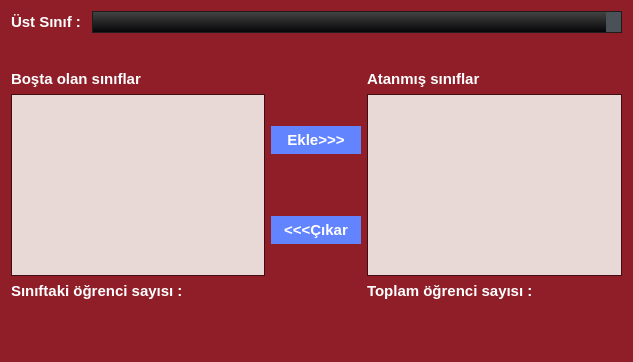
<?xml version="1.0" encoding="UTF-8"?>
<ui version="4.0">
 <class>Form</class>
 <widget class="QWidget" name="Form">
  <property name="geometry">
   <rect>
    <x>0</x>
    <y>0</y>
    <width>633</width>
    <height>362</height>
   </rect>
  </property>
  <property name="font">
   <font>
    <pointsize>11</pointsize>
    <weight>75</weight>
    <bold>true</bold>
   </font>
  </property>
  <property name="windowTitle">
   <string>Form</string>
  </property>
  <property name="styleSheet">
   <string notr="true">/*Copyright (c) DevSec Studio. All rights reserved.

MIT License

Permission is hereby granted, free of charge, to any person obtaining a copy
of this software and associated documentation files (the &quot;Software&quot;), to deal
in the Software without restriction, including without limitation the rights
to use, copy, modify, merge, publish, distribute, sublicense, and/or sell
copies of the Software, and to permit persons to whom the Software is
furnished to do so, subject to the following conditions:

The above copyright notice and this permission notice shall be included in all
copies or substantial portions of the Software.

THE SOFTWARE IS PROVIDED *AS IS*, WITHOUT WARRANTY OF ANY KIND, EXPRESS OR
IMPLIED, INCLUDING BUT NOT LIMITED TO THE WARRANTIES OF MERCHANTABILITY,
FITNESS FOR A PARTICULAR PURPOSE AND NONINFRINGEMENT. IN NO EVENT SHALL THE
AUTHORS OR COPYRIGHT HOLDERS BE LIABLE FOR ANY CLAIM, DAMAGES OR OTHER
LIABILITY, WHETHER IN AN ACTION OF CONTRACT, TORT OR OTHERWISE, ARISING FROM,
OUT OF OR IN CONNECTION WITH THE SOFTWARE OR THE USE OR OTHER DEALINGS IN THE SOFTWARE.
*/

/*-----QWidget-----*/
QWidget
{
	background-color: #8f1e28;
	color: #fff;
	selection-background-color: #aa7e82;
	selection-color: #000;

}


/*-----QLabel-----*/
QLabel
{
	background-color: transparent;
	color: #fff;

}


/*-----QMenuBar-----*/
QMenuBar 
{
	background-color: qlineargradient(spread:repeat, x1:1, y1:0, x2:1, y2:1, stop:0 rgba(70, 70, 70, 255),stop:1 rgba(3, 2, 5, 255));
	color: #fff;

}


QMenuBar::item 
{
	background-color: transparent;
	border-left: 1px solid gray;
	padding: 5px;
	padding-left: 15px;
	padding-right: 15px;

}


QMenuBar::item:selected 
{
	background-color: #af272e;
	border: 1px solid #8f1e28;
	color: #fff;

}


QMenuBar::item:pressed 
{
	background-color: #6e181c;
	border: 1px solid #6e181c;
	color: #fff;

}


/*-----QMenu-----*/
QMenu
{
    background-color: #e8d9d7;
    border: 1px solid #4a5157;
	color: #000;

}


QMenu::item
{
    background-color: transparent;
    padding: 2px 20px 2px 20px;
	min-width: 100px;

}


QMenu::separator
{
   	background-color: #6e181c;
	height: 1px;

}


QMenu::item:disabled
{
    color: #555;
    background-color: transparent;
    padding: 2px 20px 2px 20px;

}


QMenu::item:selected
{
	background-color: #ab7f83;
	border: 1px solid #ab7f83;
	color: #fff;

}


/*-----QPushButton-----*/
QPushButton
{
	background-color: #6384ff;
	color: #fff;
	border: none;
	min-width: 80px;
	padding: 5px;

}


QPushButton::flat
{
	background-color: transparent;
	border: none;
	color: #000;

}


QPushButton::disabled
{
	background-color: #606060;
	color: #959595;
	border: none;

}


QPushButton::hover
{
	background-color: #718fff;
	border: 1px solid #718fff;

}


QPushButton::pressed
{
	background-color: #446cff;
	border: 1px solid #446cff;

}


QPushButton::checked
{
	background-color: #3761ff;
	border: 1px solid #3761ff;

}


/*-----QLineEdit-----*/
QLineEdit
{
	background-color: #e8d9d7;
	color : #000;
	border: 1px solid #1d1d1d;
	padding: 3px;
	padding-left: 5px;

}


/*-----QPlainTExtEdit-----*/
QPlainTextEdit
{
	background-color: #e8d9d7;
	color : #000;
	border: 1px solid #1d1d1d;
	padding: 3px;
	padding-left: 5px;

}


/*-----QToolBox-----*/
QToolBox
{
	background-color: transparent;
	border: 1px solid #410d12;

}


QToolBox::tab
{
	background-color: #640000;
	border: 1px solid #640000;

}


QToolBox::tab:hover
{
	background-color: #640000;
	border: 1px solid #1d1d1d;

}


/*-----QComboBox-----*/
QComboBox
{
    background-color: qlineargradient(spread:repeat, x1:1, y1:0, x2:1, y2:1, stop:0 rgba(70, 70, 70, 255),stop:1 rgba(3, 2, 5, 255));
    padding-left: 6px;
	border: 1px solid #1d1d1d;
    color: #fff;
    height: 20px;

}


QComboBox::disabled
{
	background-color: #404040;
	color: #656565;
	border-color: #051a39;

}


QComboBox:on
{
    background-color: #4a5157;
	color: #fff;

}


QComboBox QAbstractItemView
{
    background-color: #e8d9d7;
    color: #000;
    selection-background-color: #aa7e82;
	selection-color: #fff;
    outline: 0;

}


QComboBox::drop-down
{
	background-color: #4a5157;
    subcontrol-origin: padding;
    subcontrol-position: top right;
    width: 15px;

}


QComboBox::down-arrow
{
    image: url(://arrow-down.png);
    width: 8px;
    height: 8px;

}


/*-----QDoubleSpinBox &amp; QCalendarWidget-----*/
QDoubleSpinBox,
QCalendarWidget QSpinBox 
{
	background-color: qlineargradient(spread:repeat, x1:1, y1:0, x2:1, y2:1, stop:0 rgba(70, 70, 70, 255),stop:1 rgba(3, 2, 5, 255));
	color : #fff;
	border: 1px solid #1d1d1d;
	padding: 3px;
	padding-left: 5px;

}


QDoubleSpinBox::up-button, 
QCalendarWidget QSpinBox::up-button
{
	background-color: #4a5157;
    width: 16px; 
    border-width: 1px;
	border-color: #1d1d1d;

}


QDoubleSpinBox::up-button:hover, 
QCalendarWidget QSpinBox::up-button:hover
{
	background-color: #585858;

}


QDoubleSpinBox::up-button:pressed, 
QCalendarWidget QSpinBox::up-button:pressed
{
	background-color: #252525;
    width: 16px; 
    border-width: 1px;

}


QDoubleSpinBox::up-arrow,
QCalendarWidget QSpinBox::up-arrow
{
    image: url(://arrow-up.png);
    width: 7px;
    height: 7px;

}


QDoubleSpinBox::down-button, 
QCalendarWidget QSpinBox::down-button
{
	background-color: #4a5157;
    width: 16px; 
    border-width: 1px;
	border-color: #1d1d1d;

}


QDoubleSpinBox::down-button:hover, 
QCalendarWidget QSpinBox::down-button:hover
{
	background-color: #585858;

}


QDoubleSpinBox::down-button:pressed, 
QCalendarWidget QSpinBox::down-button:pressed
{
	background-color: #252525;
    width: 16px; 
    border-width: 1px;

}


QDoubleSpinBox::down-arrow,
QCalendarWidget QSpinBox::down-arrow
{
    image: url(://arrow-down.png);
    width: 7px;
    height: 7px;

}


/*-----QGroupBox-----*/
QGroupBox 
{
	background-color: #640000;
    border: 1px solid;
    border-color: #410d12;
    margin-top: 23px;

}


QGroupBox::title  
{
    background-color: #640000;
    color: #fff;
	subcontrol-position: top left;
    subcontrol-origin: margin;
    padding: 5px;
	min-width: 100px;
	border: 1px solid #410d12;
	border-bottom: none;

}


/*-----QHeaderView-----*/
QHeaderView::section
{
    background-color: qlineargradient(spread:repeat, x1:1, y1:0, x2:1, y2:1, stop:0 rgba(70, 70, 70, 255),stop:1 rgba(3, 2, 5, 255));
	border-top: 0px solid gray;
	border-bottom: 0px solid gray;
	border-right: 1px solid gray;
	border-left: 0px solid gray;
    color: #fff;
	padding: 4px;
	
}


QHeaderView::section:disabled
{
    background-color: #525251;
    color: #656565;

}


QHeaderView::section::vertical::first,
QHeaderView::section::vertical::only-one
{
    border-left: 1px solid #003333;

}


QHeaderView::section::vertical
{
    border-left: 1px solid #003333;
}


QHeaderView::section::horizontal::first,
QHeaderView::section::horizontal::only-one
{
    border-left: 1px solid #003333;

}


QHeaderView::section::horizontal
{
    border-left: 1px solid #003333;

}


/*-----QCalendarWidget-----*/
QCalendarWidget QMenu 
{
	width: 100px;
	left: 20px;
	color: #fff;

}


QCalendarWidget QWidget 
{ 
	alternate-background-color: #1d1d1d; 
	border: 1px solid #410d12;
	color: #000;

}


QCalendarWidget QAbstractItemView:enabled 
{
	color: #fff;  
	background-color: #1d1d1d;
	selection-background-color: #8f1e28; 
	selection-color: #fff; 

}


QCalendarWidget QAbstractItemView:disabled 
{ 
	color: #404040; 

}


/*-----QTreeWidget-----*/
QTreeView
{
	show-decoration-selected: 0;
	alternate-background-color: transparent;
	background-color: #e8d9d7;
   	border: 1px solid #410d12;
	color: #000;
	font: 8pt;

}


QTreeView::item:selected
{
	color:#fff;
	background-color: #af272e;
	border-radius: 0px;

}


QTreeView::item:!selected:hover
{
    background-color: #ab7f83;
    border: none;
    color: white;

}


QTreeView::branch:has-children:!has-siblings:closed,
QTreeView::branch:closed:has-children:has-siblings 
{
	image: url(://tree-closed.png);

}


QTreeView::branch:open:has-children:!has-siblings,
QTreeView::branch:open:has-children:has-siblings  
{
	image: url(://tree-open.png);

}


/*-----QListView-----*/
QListView 
{
	background-color: #e8d9d7;
	alternate-background-color: transparent;
    border : none;
    color: #000;
    show-decoration-selected: 1; 
    outline: 0;
   	border: 1px solid #410d12;

}


QListView::disabled 
{
	background-color: #656565;
	color: #1b1b1b;
    border: 1px solid #656565;

}


QListView::item 
{
	background-color: transparent;
    padding: 1px;

}


QListView::item:selected 
{
	background-color: #af272e;
	border: 1px solid #af272e;
	color: #fff;

}


QListView::item:selected:!active 
{
	background-color: #af272e;
	border: 1px solid #af272e;
	color: #fff;

}


QListView::item:selected:active 
{
	background-color: #af272e;
	border: 1px solid #af272e;
	color: #fff;

}


QListView::item:hover {
    background-color: #ab7f83;
    border: none;
    color: #000;

}


/*-----QCheckBox-----*/
QCheckBox
{
	background-color: transparent;
    color: #fff;
	border: none;

}


QCheckBox::indicator
{
    background-color: lightgray;
    border: 1px solid #000;
    width: 12px;
    height: 12px;

}


QCheckBox::indicator:checked
{
    image:url(&quot;./ressources/check.png&quot;);
	background-color: #cd70ff;
    border: 1px solid #3a546e;

}


QCheckBox::indicator:unchecked:hover
{
	border: 1px solid #46a2da; 

}


QCheckBox::disabled
{
	color: #656565;

}


QCheckBox::indicator:disabled
{
	background-color: #656565;
	color: #656565;
    border: 1px solid #656565;

}


/*-----QRadioButton-----*/
QRadioButton 
{
	color: #fff;
	background-color: transparent;

}


QRadioButton::indicator::unchecked:hover 
{
	background-color: #d3d3d3;
	border: 2px solid #462657;
	border-radius: 6px;
}


QRadioButton::indicator::checked 
{
	border: 2px solid #462657;
	border-radius: 6px;
	background-color: #cd70ff;  
	width: 9px; 
	height: 9px; 

}


/*-----QScrollBar-----*/
QScrollBar:vertical 
{
   border: none;
   width: 12px;

}


QScrollBar::handle:vertical 
{
   border: none;
   background-color: qlineargradient(spread:repeat, x1:1, y1:0, x2:1, y2:1, stop:0 rgba(70, 70, 70, 255),stop:1 rgba(3, 2, 5, 255));
   min-height: 80px;
   width : 12px;

}


QScrollBar::handle:vertical:pressed
{
   background-color: qlineargradient(spread:repeat, x1:1, y1:0, x2:1, y2:1, stop:0 rgba(102, 40, 40, 255),stop:0.480769 rgba(64, 19, 19, 255),stop:1 rgba(58, 0, 0, 255));

}


QScrollBar::add-line:vertical
{
   border: none;
   background: transparent;
   height: 0px;
   subcontrol-position: bottom;
   subcontrol-origin: margin;

}


QScrollBar::add-line:vertical:hover 
{
   background-color: transparent;

}


QScrollBar::add-line:vertical:pressed 
{
   background-color: #3f3f3f;

}


QScrollBar::sub-line:vertical
{
   border: none;
   background: transparent;
   height: 0px;

}


QScrollBar::sub-line:vertical:hover 
{
   background-color: transparent;

}


QScrollBar::sub-line:vertical:pressed 
{
   background-color: #3f3f3f;

}


QScrollBar::up-arrow:vertical
{
   width: 0px;
   height: 0px;
   background: transparent;

}


QScrollBar::down-arrow:vertical 
{
   width: 0px;
   height: 0px;
   background: transparent;

}


QScrollBar::add-page:vertical, QScrollBar::sub-page:vertical
{
   background-color: #e8d9d7;
	
}


QScrollBar:horizontal 
{
   border: none;
   height: 12px;

}


QScrollBar::handle:horizontal 
{
   border: none;
   border-radius : 0px;
   background-color: qlineargradient(spread:repeat, x1:1, y1:0, x2:1, y2:1, stop:0 rgba(70, 70, 70, 255),stop:1 rgba(3, 2, 5, 255));
   min-height: 80px;
   height : 12px;

}


QScrollBar::handle:horizontal:pressed
{
   background-color: qlineargradient(spread:repeat, x1:1, y1:0, x2:1, y2:1, stop:0 rgba(102, 40, 40, 255),stop:0.480769 rgba(64, 19, 19, 255),stop:1 rgba(58, 0, 0, 255)); 

}


QScrollBar::add-line:horizontal
{
   border: none;
   background: transparent;
   height: 0px;
   subcontrol-position: bottom;
   subcontrol-origin: margin;

}


QScrollBar::add-line:horizontal:hover 
{
   background-color: transparent;

}


QScrollBar::add-line:horizontal:pressed 
{
   background-color: #3f3f3f;

}


QScrollBar::sub-line:horizontal
{
   border: none;
   background: transparent;
   height: 0px;

}


QScrollBar::sub-line:horizontal:hover 
{
   background-color: transparent;

}


QScrollBar::sub-line:horizontal:pressed 
{
   background-color: #3f3f3f;

}


QScrollBar::up-arrow:horizontal
{
   width: 0px;
   height: 0px;
   background: transparent;

}


QScrollBar::down-arrow:horizontal 
{
   width: 0px;
   height: 0px;
   background: transparent;

}


QScrollBar::add-page:horizontal, QScrollBar::sub-page:horizontal
{
   background-color: #e8d9d7;
	
}


/*-----QProgressBar-----*/
QProgressBar
{
	border: 1px solid #410d12;
    text-align: center;
	color: #000;
	font-weight: bold;

}


QProgressBar::chunk
{
    background-color: #cd70ff;
    margin: 0.5px;

}


/*-----QStatusBar-----*/
QStatusBar
{
	background-color: qlineargradient(spread:repeat, x1:1, y1:0, x2:1, y2:1, stop:0 rgba(70, 70, 70, 255),stop:1 rgba(3, 2, 5, 255));
	color: #ffffff;
	border-color: #051a39;

}


/*-----QSizeGrip-----*/
QSizeGrip 
{
	background-color: image(&quot;./ressources/sizegrip.png&quot;); /*To replace*/
	border: none;

}
</string>
  </property>
  <layout class="QGridLayout" name="gridLayout">
   <item row="0" column="0">
    <layout class="QVBoxLayout" name="verticalLayout_4">
     <item>
      <layout class="QHBoxLayout" name="horizontalLayout" stretch="0,90">
       <item>
        <widget class="QLabel" name="label">
         <property name="text">
          <string>Üst Sınıf : </string>
         </property>
        </widget>
       </item>
       <item>
        <widget class="QComboBox" name="cmb_parent_class"/>
       </item>
      </layout>
     </item>
     <item>
      <spacer name="verticalSpacer_4">
       <property name="orientation">
        <enum>Qt::Vertical</enum>
       </property>
       <property name="sizeHint" stdset="0">
        <size>
         <width>20</width>
         <height>40</height>
        </size>
       </property>
      </spacer>
     </item>
     <item>
      <layout class="QHBoxLayout" name="horizontalLayout_2">
       <item>
        <layout class="QVBoxLayout" name="verticalLayout_3">
         <item>
          <widget class="QLabel" name="label_2">
           <property name="text">
            <string>Boşta olan sınıflar</string>
           </property>
          </widget>
         </item>
         <item>
          <widget class="QListWidget" name="lw_all_class"/>
         </item>
         <item>
          <widget class="QLabel" name="label_4">
           <property name="text">
            <string>Sınıftaki öğrenci sayısı : </string>
           </property>
          </widget>
         </item>
        </layout>
       </item>
       <item>
        <layout class="QVBoxLayout" name="verticalLayout">
         <item>
          <spacer name="verticalSpacer_2">
           <property name="orientation">
            <enum>Qt::Vertical</enum>
           </property>
           <property name="sizeHint" stdset="0">
            <size>
             <width>20</width>
             <height>40</height>
            </size>
           </property>
          </spacer>
         </item>
         <item>
          <widget class="QPushButton" name="btn_add">
           <property name="text">
            <string>Ekle&gt;&gt;&gt;</string>
           </property>
          </widget>
         </item>
         <item>
          <spacer name="verticalSpacer">
           <property name="orientation">
            <enum>Qt::Vertical</enum>
           </property>
           <property name="sizeHint" stdset="0">
            <size>
             <width>20</width>
             <height>40</height>
            </size>
           </property>
          </spacer>
         </item>
         <item>
          <widget class="QPushButton" name="btn_sub">
           <property name="text">
            <string>&lt;&lt;&lt;Çıkar</string>
           </property>
          </widget>
         </item>
         <item>
          <spacer name="verticalSpacer_3">
           <property name="orientation">
            <enum>Qt::Vertical</enum>
           </property>
           <property name="sizeHint" stdset="0">
            <size>
             <width>20</width>
             <height>40</height>
            </size>
           </property>
          </spacer>
         </item>
        </layout>
       </item>
       <item>
        <layout class="QVBoxLayout" name="verticalLayout_2">
         <item>
          <widget class="QLabel" name="label_3">
           <property name="text">
            <string>Atanmış sınıflar</string>
           </property>
          </widget>
         </item>
         <item>
          <widget class="QListWidget" name="lw_assigned_class"/>
         </item>
         <item>
          <widget class="QLabel" name="label_5">
           <property name="text">
            <string>Toplam öğrenci sayısı : </string>
           </property>
          </widget>
         </item>
        </layout>
       </item>
      </layout>
     </item>
     <item>
      <spacer name="verticalSpacer_5">
       <property name="orientation">
        <enum>Qt::Vertical</enum>
       </property>
       <property name="sizeHint" stdset="0">
        <size>
         <width>20</width>
         <height>40</height>
        </size>
       </property>
      </spacer>
     </item>
     <item>
      <layout class="QHBoxLayout" name="horizontalLayout_3">
       <item>
        <spacer name="horizontalSpacer">
         <property name="orientation">
          <enum>Qt::Horizontal</enum>
         </property>
         <property name="sizeHint" stdset="0">
          <size>
           <width>40</width>
           <height>20</height>
          </size>
         </property>
        </spacer>
       </item>
       <item>
        <spacer name="horizontalSpacer_2">
         <property name="orientation">
          <enum>Qt::Horizontal</enum>
         </property>
         <property name="sizeHint" stdset="0">
          <size>
           <width>40</width>
           <height>20</height>
          </size>
         </property>
        </spacer>
       </item>
      </layout>
     </item>
    </layout>
   </item>
  </layout>
 </widget>
 <resources/>
 <connections/>
</ui>
